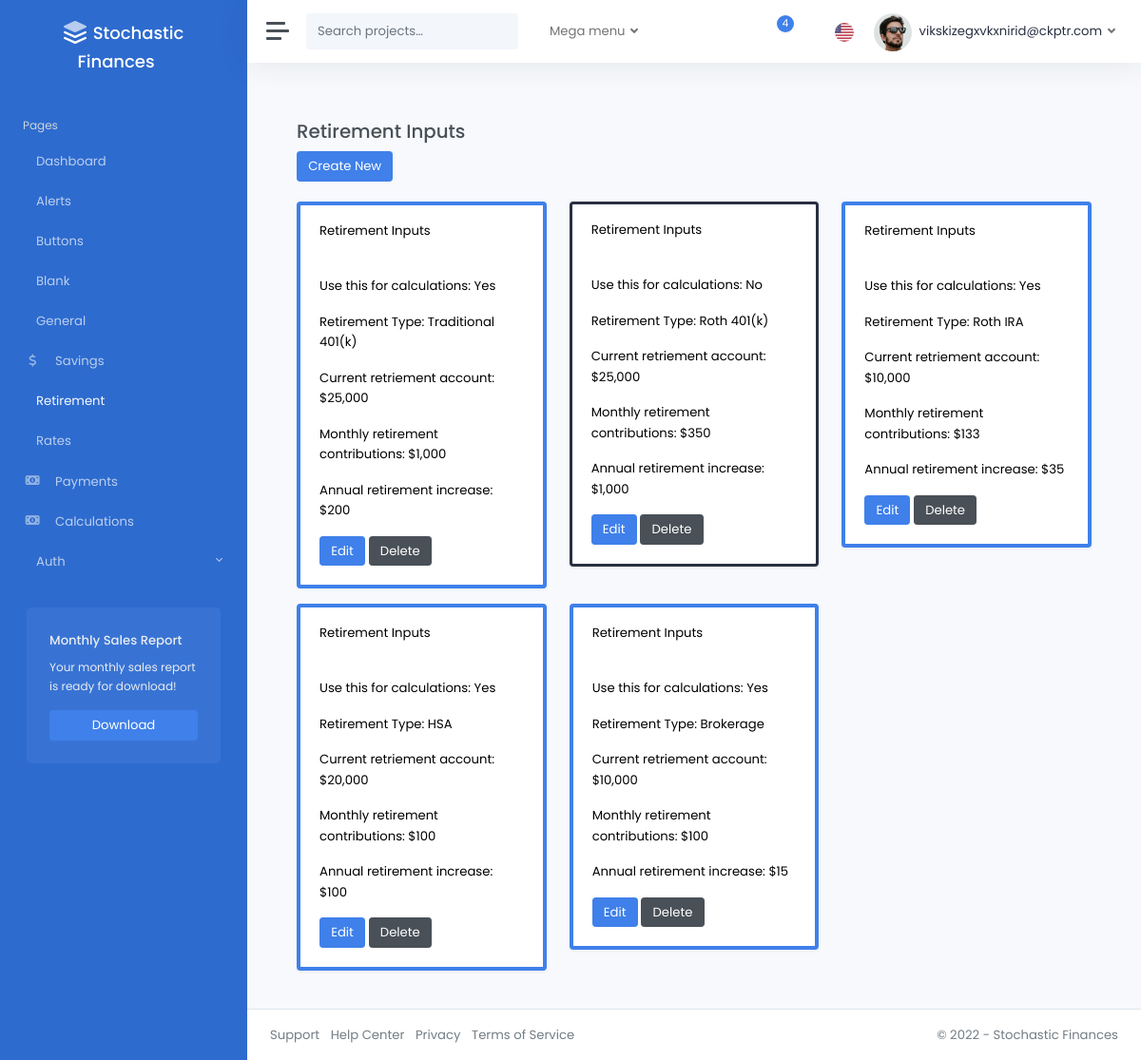
Page /retirement/ (signed in) on the committed database.
### accounts/models.py (models this page shows, shortened)
class CustomUser(AbstractUser):
    pass

### pages/models.py (models this page shows)
class RetirementInputsModel(models.Model):
    RETIREMENT_TYPE_CHOICES = [
        ("traditional_401k", "Traditional 401(k)"),
        ("roth_401k", "Roth 401(k)"),
        ("traditional_ira", "Traditional IRA"),
        ("roth_ira", "Roth IRA"),
        ("hsa", "HSA"),
        ("brokerage", "Brokerage"),
    ]
    is_active = models.BooleanField(default=False)
    retirement_type = models.CharField(
        max_length=20,
        choices=RETIREMENT_TYPE_CHOICES,
        default="traditional_401k",
    )
    base_retirement = models.FloatField(
        validators=[validate_base_retirement, decimal_validator]
    )
    base_retirement_per_mo = models.FloatField(
        validators=[validate_base_retirement_per_mo, decimal_validator]
    )
    base_retirement_per_yr_increase = models.FloatField(
        validators=[validate_base_retirement_per_yr_increase, decimal_validator]
    )
    created_by = models.ForeignKey(
        CustomUser,
        related_name="retirement_inputs",
        on_delete=models.CASCADE,
        null=True,
        blank=True,
    )
    modified_at = models.DateTimeField(auto_now=True)
    class Meta:
        verbose_name_plural = "Retirement_Inputs"

### pages/views.py (the view)
@login_required
def retirement_inputs_dashboard(request):
    retirement_inputs_models = RetirementInputsModel.objects.filter(
        created_by=request.user
    )
    return render(
        request,
        "pages/retirement_inputs.html",
        {"retirement_inputs": retirement_inputs_models},
    )

### templates/pages/retirement_inputs.html (shortened to what this page needs)
{% extends 'layouts/_base.html' %}
{% load static %}
{% block content %}
<div class="container">
    <br />
    <h3>Retirement Inputs</h3>
    <div>
        <a href="{% url 'retirement_inputs_create'%}" class="btn btn-primary">Create New</a>
    </div>
    <br />
    <div class="row">
        {% for item in retirement_inputs %}
            <div class="col-md-4">
                <div class="card shadow {% if item.is_active %}border-primary{% else %}border-dark{% endif %} mb-3 text-black" style="border-width: {% if item.is_active %}4px{% else %}3px{% endif %};">
                    <div class="card-header">Retirement Inputs</div>
                    <div class="card-body">
                    <p class="card-text">Use this for calculations: {{ item.is_active|yesno|title }}</p>
                    <p class="card-text">Retirement Type: {{ item.get_retirement_type_display }}</p>
                    <p class="card-text">Current retriement account: ${{ item.base_retirement|floatformat:"0g" }}</p>
                    <p class="card-text">Monthly retirement contributions: ${{ item.base_retirement_per_mo|floatformat:"0g" }}</p>
                    <p class="card-text">Annual retirement increase: ${{ item.base_retirement_per_yr_increase|floatformat:"0g" }}</p>
                    <a href="{% url 'retirement_inputs_edit' item.id %}" class="btn btn-primary">Edit</a>
                    <a href="{% url 'retirement_inputs_delete' item.id %}" class="btn btn-secondary">Delete</a>
                    </div>
                </div>
            </div>
        {% endfor %}
    </div>
</div>
{% endblock %}

### templates/layouts/includes/navbar.html (shortened to what this page needs)
{% load static %}
<nav class="navbar navbar-expand navbar-light navbar-bg">
  <a class="sidebar-toggle">
    <i class="hamburger align-self-center"></i>
  </a>
  <form class="d-none d-sm-inline-block">
    <div class="input-group input-group-navbar">
      <input type="text" class="form-control" placeholder="Search projects…" aria-label="Search">
      <button class="btn" type="button">
      </button>
    </div>
  </form>
  <ul class="navbar-nav">
    <li class="nav-item px-2 dropdown">
      <a class="nav-link dropdown-toggle" href="#" id="servicesDropdown" role="button" data-bs-toggle="dropdown" aria-haspopup="true" aria-expanded="false">
        Mega menu
      </a>
    </li>
  </ul>
  <div class="navbar-collapse collapse">
    <ul class="navbar-nav navbar-align">
      <li class="nav-item dropdown">
        <a class="nav-icon dropdown-toggle" href="#" id="messagesDropdown" data-bs-toggle="dropdown">
          <div class="position-relative">
            <span class="indicator">4</span>
          </div>
        </a>
      </li>
      <li class="nav-item dropdown">
        <a class="nav-icon dropdown-toggle" href="#" id="alertsDropdown" data-bs-toggle="dropdown">
        </a>
      </li>
      <li class="nav-item dropdown">
        <a class="nav-flag dropdown-toggle" href="#" id="languageDropdown" data-bs-toggle="dropdown">
          <img src="{% static 'img/flags/us.png' %}" alt="English" />
        </a>
      </li>
      {% if user.is_authenticated %}
        <li class="nav-item dropdown">
          <a class="nav-link dropdown-toggle d-none d-sm-inline-block" href="#" data-bs-toggle="dropdown">
            <img src="{% static 'img/avatars/avatar.jpg' %}" class="avatar img-fluid rounded-circle me-1" alt="{{ user.email }}" /> <span class="text-dark">{{ user.email }}</span>
          </a>
        </li>
      {% else %}
        <li class="nav-item">
          <a class="nav-link" href="{% url 'account_login' %}">Sign In <i class="ml-2" data-feather="log-in"></i></a>
        </li>
      {% endif %}
    </ul>
  </div>
</nav>

### rows in the picture
CustomUser: email "vikskizegxvkxnirid@ckptr.com"
RetirementInputsModel: is_active "Yes", retirement_type "Traditional 401(k)", base_retirement "25,000", base_retirement_per_mo "1,000", base_retirement_per_yr_increase "200"
RetirementInputsModel: is_active "No", retirement_type "Roth 401(k)", base_retirement "25,000", base_retirement_per_mo "350", base_retirement_per_yr_increase "1,000"
RetirementInputsModel: is_active "Yes", retirement_type "Roth IRA", base_retirement "10,000", base_retirement_per_mo "133", base_retirement_per_yr_increase "35"
RetirementInputsModel: is_active "Yes", retirement_type "HSA", base_retirement "20,000", base_retirement_per_mo "100", base_retirement_per_yr_increase "100"
RetirementInputsModel: is_active "Yes", retirement_type "Brokerage", base_retirement "10,000", base_retirement_per_mo "100", base_retirement_per_yr_increase "15"
